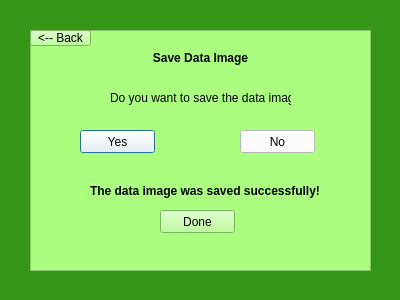
<?xml version="1.0" encoding="UTF-8"?>
<ui version="4.0">
 <class>Dialog</class>
 <widget class="QDialog" name="Dialog">
  <property name="geometry">
   <rect>
    <x>0</x>
    <y>0</y>
    <width>400</width>
    <height>300</height>
   </rect>
  </property>
  <property name="windowTitle">
   <string>Dialog</string>
  </property>
  <property name="styleSheet">
   <string notr="true">background-color: rgb(53, 150, 24);</string>
  </property>
  <widget class="QFrame" name="frame_2">
   <property name="geometry">
    <rect>
     <x>30</x>
     <y>30</y>
     <width>341</width>
     <height>241</height>
    </rect>
   </property>
   <property name="styleSheet">
    <string notr="true">background-color: rgb(170, 255, 127);</string>
   </property>
   <property name="frameShape">
    <enum>QFrame::StyledPanel</enum>
   </property>
   <property name="frameShadow">
    <enum>QFrame::Raised</enum>
   </property>
   <widget class="QLabel" name="label">
    <property name="geometry">
     <rect>
      <x>60</x>
      <y>20</y>
      <width>221</width>
      <height>16</height>
     </rect>
    </property>
    <property name="font">
     <font>
      <pointsize>9</pointsize>
      <weight>75</weight>
      <bold>true</bold>
     </font>
    </property>
    <property name="text">
     <string>Save Data Image</string>
    </property>
    <property name="alignment">
     <set>Qt::AlignCenter</set>
    </property>
   </widget>
   <widget class="QLabel" name="label_2">
    <property name="geometry">
     <rect>
      <x>80</x>
      <y>60</y>
      <width>181</width>
      <height>16</height>
     </rect>
    </property>
    <property name="text">
     <string>Do you want to save the data image?</string>
    </property>
   </widget>
   <widget class="QPushButton" name="pushButton">
    <property name="geometry">
     <rect>
      <x>50</x>
      <y>100</y>
      <width>75</width>
      <height>23</height>
     </rect>
    </property>
    <property name="styleSheet">
     <string notr="true">background-color: rgb(255, 255, 255);</string>
    </property>
    <property name="text">
     <string>Yes</string>
    </property>
   </widget>
   <widget class="QPushButton" name="pushButton_2">
    <property name="geometry">
     <rect>
      <x>210</x>
      <y>100</y>
      <width>75</width>
      <height>23</height>
     </rect>
    </property>
    <property name="styleSheet">
     <string notr="true">background-color: rgb(255, 255, 255);</string>
    </property>
    <property name="text">
     <string>No</string>
    </property>
   </widget>
   <widget class="QLabel" name="label_3">
    <property name="geometry">
     <rect>
      <x>60</x>
      <y>150</y>
      <width>231</width>
      <height>21</height>
     </rect>
    </property>
    <property name="font">
     <font>
      <weight>75</weight>
      <bold>true</bold>
     </font>
    </property>
    <property name="text">
     <string>The data image was saved successfully!</string>
    </property>
   </widget>
   <widget class="QPushButton" name="pushButton_3">
    <property name="geometry">
     <rect>
      <x>130</x>
      <y>180</y>
      <width>75</width>
      <height>23</height>
     </rect>
    </property>
    <property name="text">
     <string>Done</string>
    </property>
   </widget>
   <widget class="QPushButton" name="pushButton_5">
    <property name="geometry">
     <rect>
      <x>0</x>
      <y>0</y>
      <width>61</width>
      <height>16</height>
     </rect>
    </property>
    <property name="text">
     <string>&lt;-- Back</string>
    </property>
   </widget>
  </widget>
 </widget>
 <resources/>
 <connections/>
</ui>
